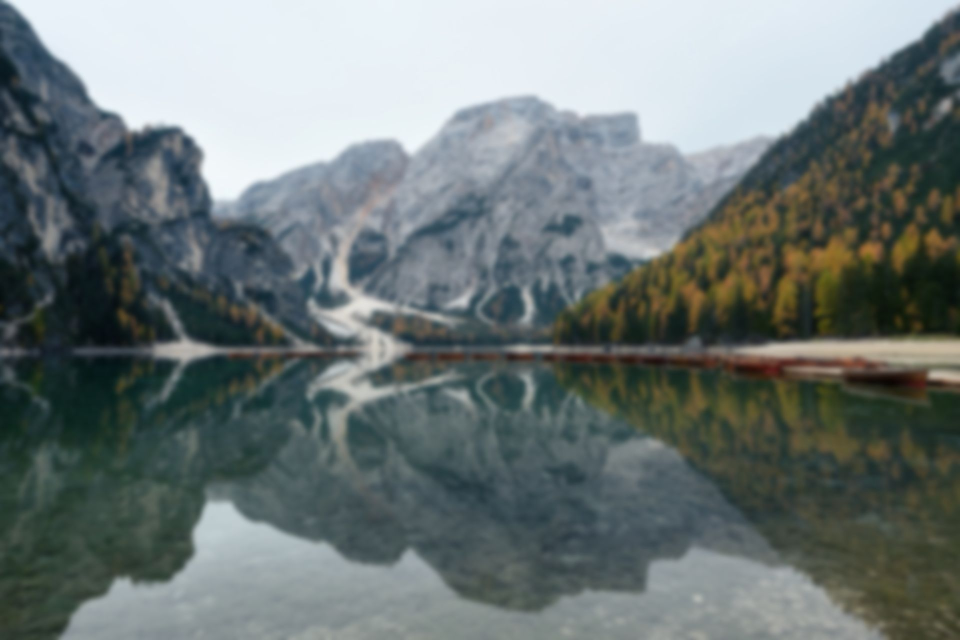
#> input picture tools/src-wallpapers/morning.jpg, 1920 x 1280 px, found by its file name (shown at 1/2 size); its folder holds 2 pictures in this run
$ python make-wallpapers.py
#> lines starting #> are read from the running program, lines starting #| are printed output that depends on the picture; after the words box and inside, x2 and y2 are one past the last pixel; in counts of white or black regions, pixels touching at a corner belong together
# Derives the dusk and night wallpapers from the two Commons photos by colour grading (and, for night, drawing stars in the sky only).
# Run: python3 tools/make-wallpapers.py   (reads tools/src-wallpapers/morning.jpg + dolomites.jpg, writes dawn/day/dusk/night.jpg into app/wallpapers)
# Each scene gets the dark top/bottom scrim and a fine dither baked in, so the app needs no full-screen gradient or grain layers (those cost ~15 fps on the TV).
import random
from PIL import Image, ImageChops, ImageDraw, ImageEnhance, ImageFilter
W, H = 1920, 1080

def load(n):
#> called with n = 'morning'
    im = Image.open(f'tools/src-wallpapers/{n}.jpg').convert('RGB'); r = max(W / im.width, H / im.height)
#> in load, im is the input picture: PIL image 1920x1280 RGB; mean R, G, B 109.8, 119.5, 118.7
#> after `r = max(W / im.width, H / im.height)`: r = 1
    im = im.resize((int(im.width * r) + 1, int(im.height * r) + 1), Image.LANCZOS)
#> im: PIL image 1921x1281 RGB
    return im.crop(((im.width - W) // 2, (im.height - H) // 2, (im.width - W) // 2 + W, (im.height - H) // 2 + H))

def vgrad(top, bottom):  # vertical gradient image
#> called with top = (150, 70, 130), bottom = (255, 150, 70)
    g = Image.new('RGB', (1, H));
    for y in range(H): g.putpixel((0, y), tuple(int(top[i] + (bottom[i] - top[i]) * y / (H - 1)) for i in range(3)))
    return g.resize((W, H))

# ---- dusk: plum-to-amber sky light soft-blended over the whole scene, warm cast, deeper shadows
d = load('morning')
glow = vgrad((150, 70, 130), (255, 150, 70))                                  # plum at the top, amber at the horizon
d = ImageChops.multiply(d, Image.new('RGB', (W, H), (255, 214, 186)))         # warm cast
d = Image.blend(d, ImageChops.overlay(d, glow), .62)                           # sky colour carried into rock and water
d = ImageEnhance.Color(d).enhance(1.25); d = ImageEnhance.Contrast(d).enhance(1.18); d = ImageEnhance.Brightness(d).enhance(.78)
dusk = d

# ---- night: dark navy, muted colour (also tames the red jacket), stars only where the sky is bright in the original
n = load('dolomites'); lum = n.convert('L')
#> call 2 of load, with n = 'dolomites'
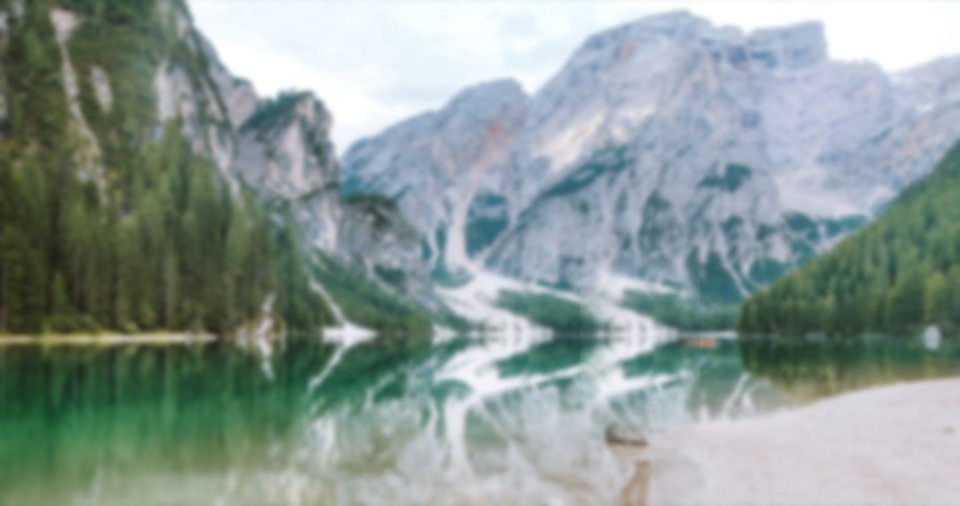
#> input picture tools/src-wallpapers/dolomites.jpg, 1920 x 1012 px, found by its file name (shown at 1/2 size)
#> in load, im is the input picture: PIL image 1920x1012 RGB; mean R, G, B 139.3, 153.9, 149.7
night = ImageEnhance.Color(n).enhance(.45)                                     # mute colour first
night = ImageChops.multiply(night, Image.new('RGB', (W, H), (58, 84, 150)))   # navy cast
night = ImageEnhance.Contrast(night).enhance(1.25); night = ImageEnhance.Brightness(night).enhance(1.55)
night = ImageChops.screen(night, vgrad((6, 10, 30), (8, 16, 42)))              # deep night-sky floor
sky = lum.point(lambda v: 255 if v > 150 else 0).filter(ImageFilter.GaussianBlur(10))
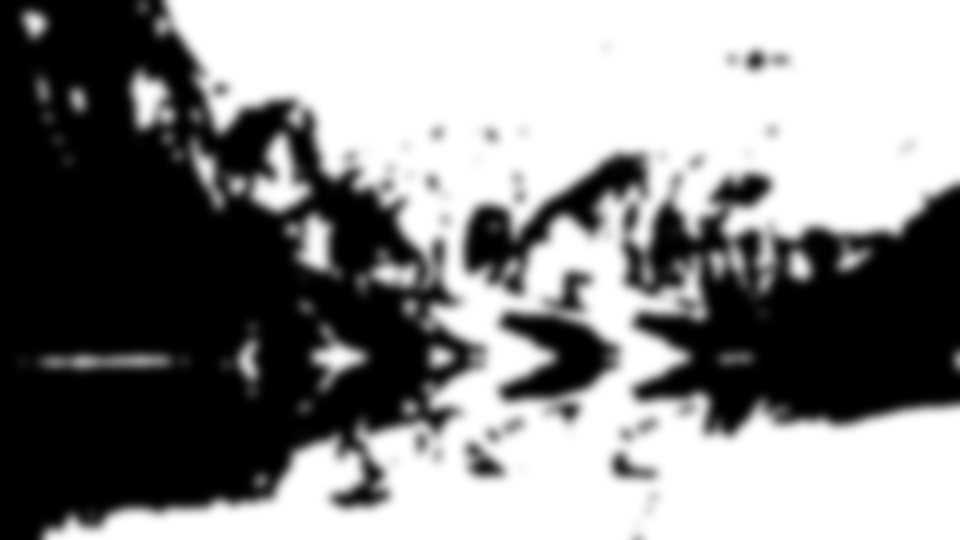
#> sky: PIL image 1920x1080 L (shown at 1/2 size); min 0, max 255, mean 135.9
rows = Image.new('L', (W, H), 0); ImageDraw.Draw(rows).rectangle([0, 0, W, int(H * .5)], fill=255)
#> after `rows = Image.new('L', (W, H), 0)`: rows: PIL image 1920x1080 L; every value is 0
#> after `ImageDraw.Draw(rows).rectangle([0, 0, W, int(H * 0.5)], fill=255)`:
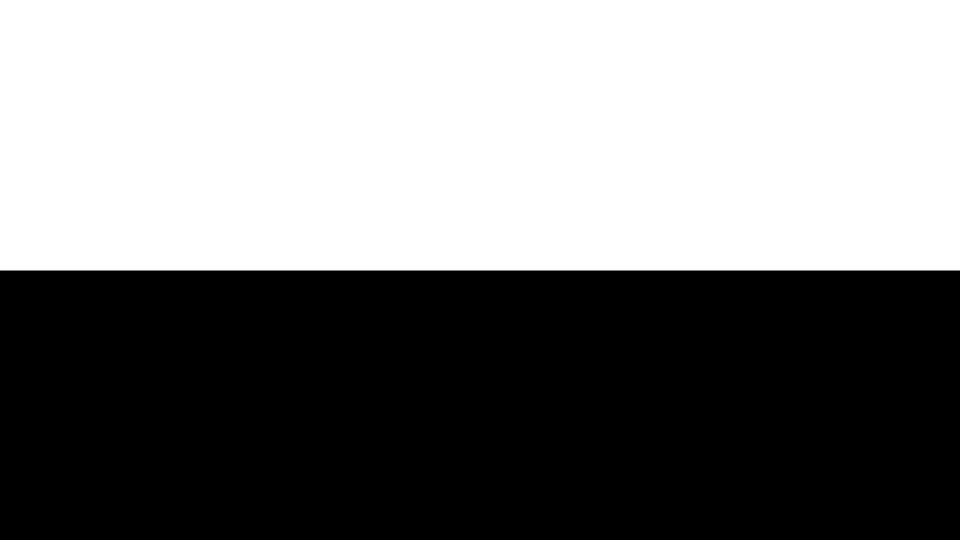
#> rows: PIL image 1920x1080 L (shown at 1/2 size); 50.1% white; 1 black region, box (x1, y1, x2, y2) and area: (0, 541, 1920, 1080) 1034880
mask = ImageChops.multiply(sky, rows)
stars = Image.new('RGB', (W, H), (0, 0, 0)); sd = ImageDraw.Draw(stars); random.seed(7)
#> after `stars = Image.new('RGB', (W, H), (0, 0, 0))`: stars: PIL image 1920x1080 RGB; every value is 0
for _ in range(700):
    x, y = random.randrange(W), random.randrange(int(H * .5)); b = random.choice((110, 150, 200, 255)); r = random.choice((1, 1, 1, 2))
    sd.ellipse([x - r, y - r, x + r, y + r], fill=(b, b, min(255, b + 25)))
stars = stars.filter(ImageFilter.GaussianBlur(.8))
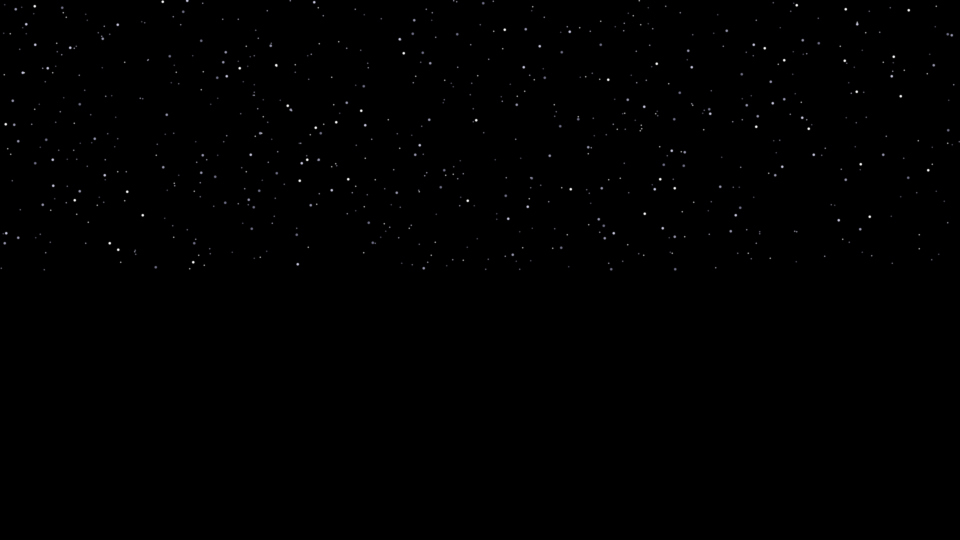
#> stars: PIL image 1920x1080 RGB (shown at 1/2 size); mean R, G, B 0.5, 0.5, 0.6
night = ImageChops.screen(night, ImageChops.multiply(stars, Image.merge('RGB', (mask, mask, mask))))


def finish(im, name):
    # same vertical scrim the CSS used to draw (.58 at the top, .28 at 34%, .78 at the bottom), then +-2.5 levels of noise against banding
#> called with name = 'dawn'
    g = Image.new('L', (1, H));
    for y in range(H):
        t = y / (H - 1); a = .58 + (.28 - .58) * t / .34 if t < .34 else .28 + (.78 - .28) * (t - .34) / .66
        g.putpixel((0, y), int(a * 255))
    a = g.resize((W, H)); dark = Image.new('RGB', (W, H), (6, 8, 10))
#> after `a = g.resize((W, H))`:
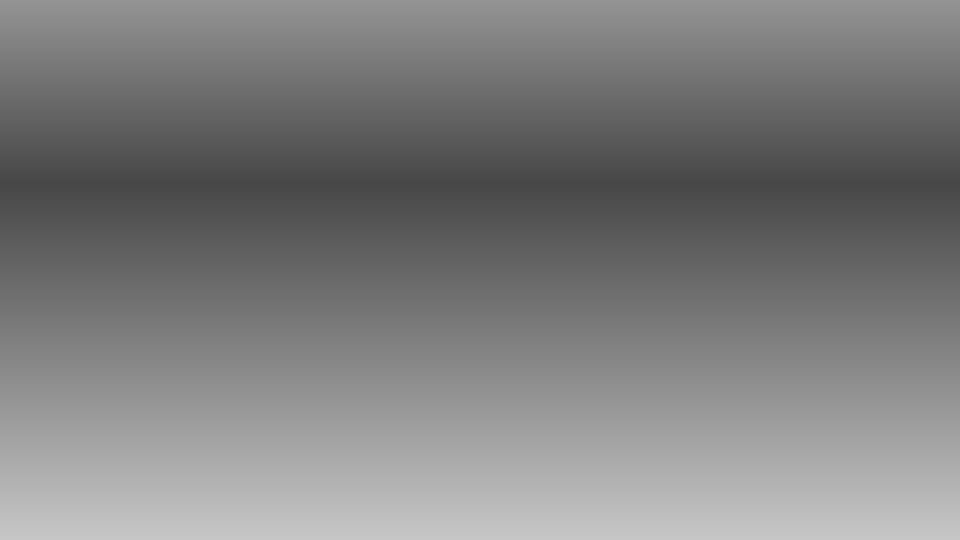
#> a: PIL image 1920x1080 L (shown at 1/2 size); min 71, max 198, mean 126
    im = Image.composite(dark, im, a)
#> im: PIL image 1920x1080 RGB
    noise = Image.effect_noise((W, H), 6).convert('L')             # mean 128, spread ~6
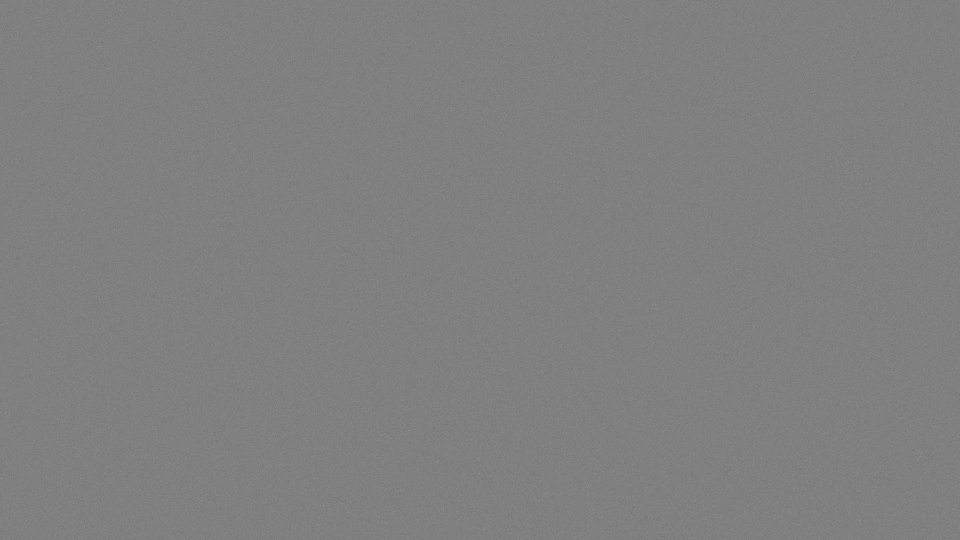
#> noise: PIL image 1920x1080 L (shown at 1/2 size); min 96, max 156, mean 127.5
    im = ImageChops.add(im, Image.merge('RGB', (noise, noise, noise)), 1, -128)
    im.save(f'app/wallpapers/{name}.jpg', quality=88)
finish(load('morning'), 'dawn'); finish(load('dolomites'), 'day'); finish(dusk, 'dusk'); finish(night, 'night')
#> call 4 of finish, with name = 'night'
#> in finish (call 4), `im = Image.composite(dark, im, a)`:
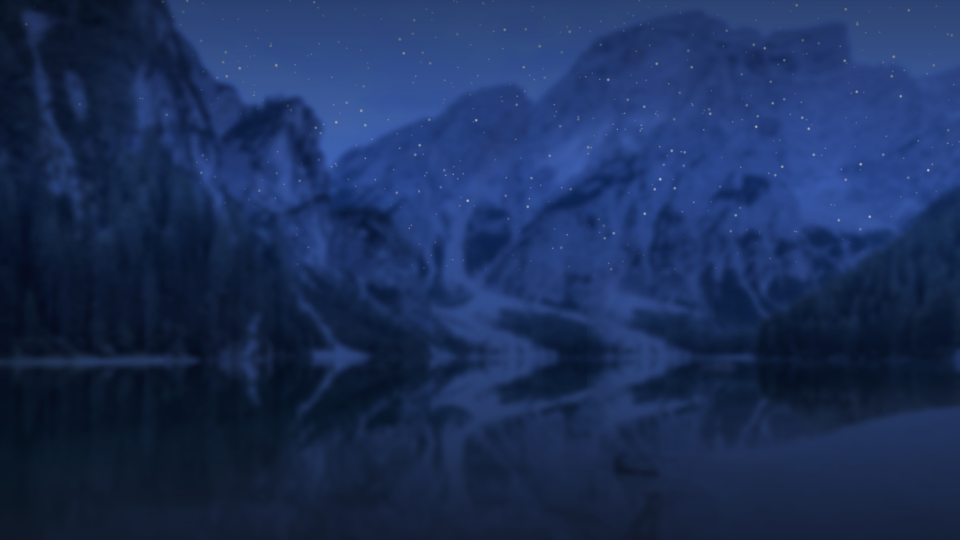
#> im: PIL image 1920x1080 RGB (shown at 1/2 size); mean R, G, B 27.5, 46.7, 88
print('dawn, day, dusk, night written')
